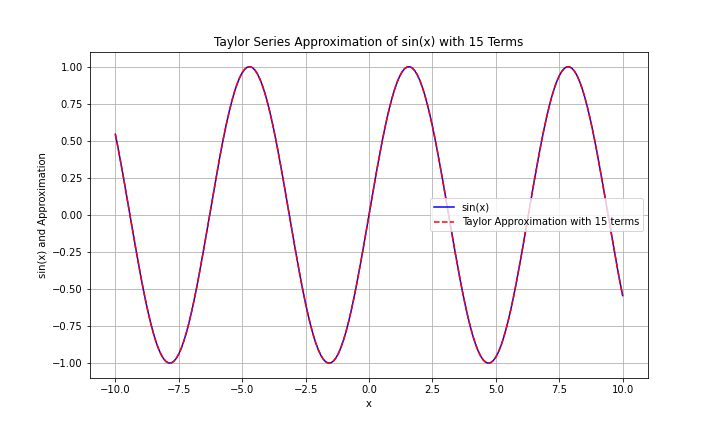

Generate this figure with Python:
# -*- coding: utf-8 -*-
"""
Created on Thu Oct 10 16:45:30 2024

@author: joahb

this code uses the taylor series of sine to approximate sin(x) for a range of x values
"""

import numpy as np
import matplotlib.pyplot as plt

#all sine terms are zero because sin(0) = 0 so we only look at cosine terms and the coefficients for those are 1 or -1
def taylor_sin_using_cosine(x, n_terms):
    taylor_sum = 0
    for n in range(n_terms):
        # Each term alternates: (-1)^n * x^(2n+1) / (2n+1)!
        coeff = (-1)**n
        term = coeff * (x**(2*n + 1)) / np.math.factorial(2*n + 1)
        taylor_sum += term
    return taylor_sum

# Calculate sin(2) using Taylor series for 15 terms
x_single = 2
n_terms = 15
sin_approx_2 = taylor_sin_using_cosine(x_single, n_terms)
print(f"Taylor series approximation of sin(2) with {n_terms} terms: {sin_approx_2}")
print(f"Actual value of sin(2): {np.sin(2)}")

# Set up the x values from -10 to 10 in increments of 0.1
x_values = np.arange(-10, 10.1, 0.1)

# Calculate sin(x) using Taylor series for 15 terms
taylor_approximations = [taylor_sin_using_cosine(x, n_terms) for x in x_values]

# Plot the true sin(x) and its Taylor series approximation
plt.figure(figsize=(10, 6))
plt.plot(x_values, np.sin(x_values), label="sin(x)", color="blue")
plt.plot(x_values, taylor_approximations, label=f"Taylor Approximation with {n_terms} terms", linestyle="--", color="red")
plt.legend()
plt.title(f"Taylor Series Approximation of sin(x) with {n_terms} Terms")
plt.xlabel("x")
plt.ylabel("sin(x) and Approximation")
plt.grid(True)

# Save the plot to a file
plt.savefig("taylor.png")

plt.show()